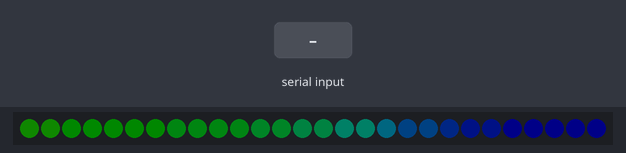
Bench run of a sketch on a simulated Arduino Uno, built with avr-gcc and run on an emulated ATmega328P. On the bench: 28 RGB LEDs in strip order, left to right. Inputs (shaded band) come from the test bench. Dim RGB values are drawn brighter than linear.

Above: at 1.2 s.
1.3 s: "1" received over Serial
At 1.3 s:
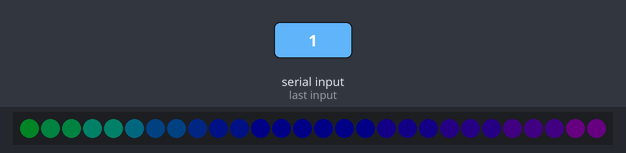
10.4 s: "0" received over Serial
At 13.55 s:
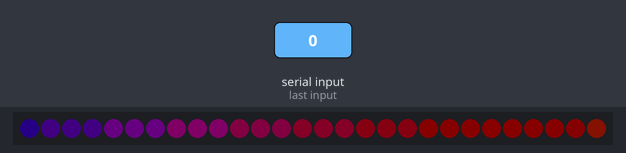
50.4 s: "2" received over Serial
At 54.78 s:
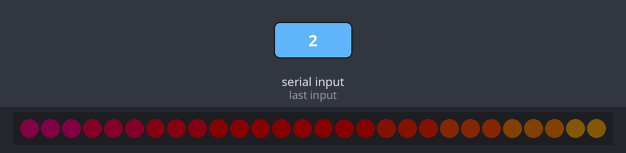

The sketch:

bambilight.ino
```cpp
#include "FastLED.h"

#define NUM_LEDS 28
#define LED_DATA_PIN 3
#define NUM_BYTES (NUM_LEDS*3) // 3 colors

#define BRIGHTNESS 50
#define UPDATES_PER_SECOND 100

#define TIMEOUT 3000

#define MODE_ANIMATION 0
#define MODE_AMBILIGHT 1
uint8_t mode = MODE_ANIMATION;

byte MESSAGE_PREAMBLE[] = { 0x00, 0x01, 0x02, 0x03, 0x04, 0x05, 0x06, 0x07, 0x08, 0x09 };
uint8_t PREAMBLE_LENGTH = 10;
uint8_t current_preamble_position = 0;

unsigned long last_serial_available = -1L;

uint8_t led_counter = 0;
uint8_t byte_counter = 0;

CRGB leds[NUM_LEDS];
byte buffer[NUM_BYTES];


// Filler animation attributes
CRGBPalette16 currentPalette = RainbowColors_p;
TBlendType    currentBlending = LINEARBLEND;
uint8_t startIndex = 0;

void setup()
{
  Serial.begin(115200);
  FastLED.clear(true);
  FastLED.addLeds<WS2812B, LED_DATA_PIN, GRB>(leds, NUM_LEDS);
  FastLED.setBrightness(BRIGHTNESS);
}

void loop()
{
	switch (mode) {
		case MODE_ANIMATION:
			fillLEDsFromPaletteColors();
			break;

		case MODE_AMBILIGHT:
			processIncomingData();
			break;
	}

}

void processIncomingData()
{
	if (waitForPreamble(TIMEOUT))
	{
		Serial.readBytes(buffer, NUM_BYTES);

		/* DEBUG
		for (int i = 0; i < NUM_BYTES; i++)
		{
			Serial.write((char)buffer[i]);
		}
		*/

		while (byte_counter < NUM_BYTES)
		{
			byte blue = buffer[byte_counter++];
			byte green = buffer[byte_counter++];
			byte red = buffer[byte_counter++];

			leds[led_counter++] = CRGB(red, green, blue);
		}

		FastLED.show();

		byte_counter = 0;
		led_counter = 0;
	}
	else
	{
		mode = MODE_ANIMATION;
	}
}

bool waitForPreamble(int timeout)
{
	last_serial_available = millis();
	while (current_preamble_position < PREAMBLE_LENGTH)
	{
		if (Serial.available() > 0)
		{
			last_serial_available = millis();

			if (Serial.read() == MESSAGE_PREAMBLE[current_preamble_position])
			{
				current_preamble_position++;
			}
			else
			{
				current_preamble_position = 0;
			}
		}

		if (millis() - last_serial_available > timeout)
		{
			return false;
		}
	}
	current_preamble_position = 0;
	return true;
}

void fillLEDsFromPaletteColors()
{
	startIndex++; // speed

	uint8_t colorIndex = startIndex;
	for( int i = 0; i < NUM_LEDS; i++) {
        leds[i] = ColorFromPalette(currentPalette, colorIndex, BRIGHTNESS, currentBlending);
		colorIndex += 3;
    }

	FastLED.delay(1000 / UPDATES_PER_SECOND);

	if (Serial.available() > 0)
	{
		mode = MODE_AMBILIGHT;
	}
}
```
